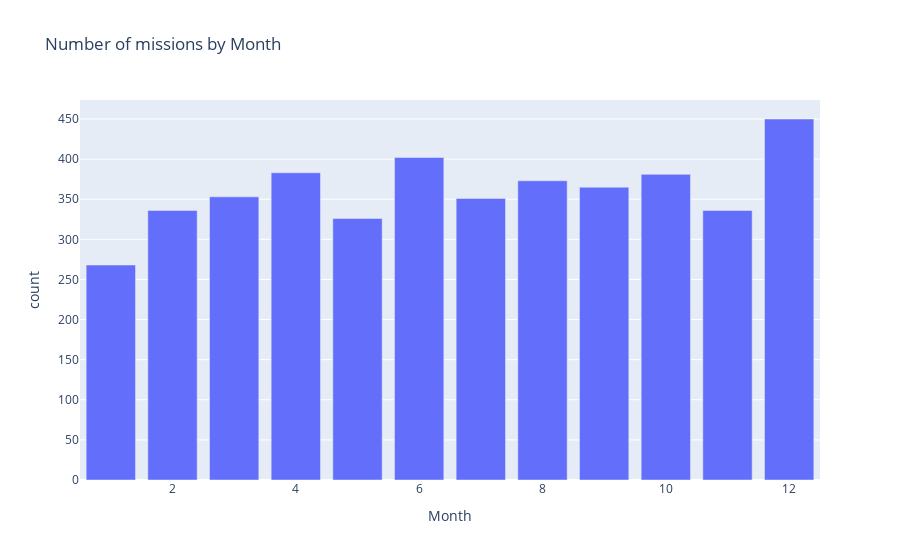

Here is the notebook cell this chart was saved with:
### Code cell
fig = px.bar(
    launches_per_month,
    x="Month",
    y="count",
    title='Number of missions by Month',
)
fig.show()
fig.show("svg", width = 1100, height = 400)

### Figure 1 — Plotly figure (JSON) as saved in the notebook; plotly's stock layout.template omitted (floating-point values rounded to 4 significant figures)
{"data": [{"alignmentgroup": "True", "hovertemplate": "Month=%{x}<br>count=%{y}<extra></extra>", "legendgroup": "", "marker": {"color": "#636efa", "pattern": {"shape": ""}}, "name": "", "offsetgroup": "", "orientation": "v", "showlegend": false, "textposition": "auto", "type": "bar", "x": [12, 6, 4, 10, 8, 9, 3, 7, 2, 11, 5, 1], "xaxis": "x", "y": [450, 402, 383, 381, 373, 365, 353, 351, 336, 336, 326, 268], "yaxis": "y"}], "layout": {"autosize": true, "barmode": "relative", "legend": {"tracegroupgap": 0}, "title": {"text": "Number of missions by Month"}, "xaxis": {"anchor": "y", "autorange": true, "domain": [0, 1], "range": [0.5, 12.5], "title": {"text": "Month"}, "type": "linear"}, "yaxis": {"anchor": "x", "autorange": true, "domain": [0, 1], "range": [0, 473.7], "title": {"text": "count"}, "type": "linear"}}}
